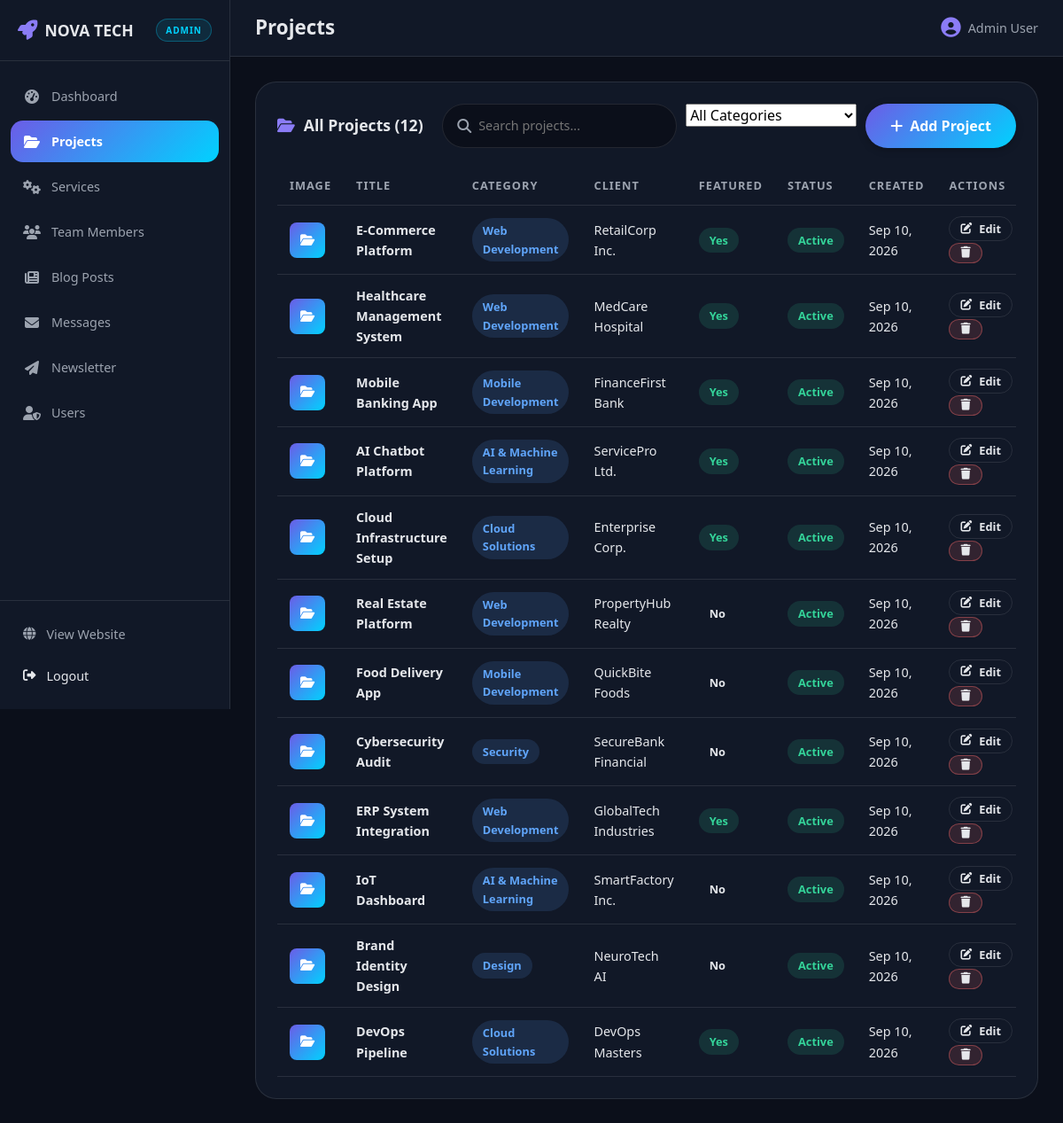
The app's page /admin/projects.php (signed in) with its own data.
### tables this page shows
CREATE TABLE IF NOT EXISTS projects (
    id INT AUTO_INCREMENT PRIMARY KEY,
    title VARCHAR(200) NOT NULL,
    description TEXT NOT NULL,
    full_description TEXT,
    image VARCHAR(500) DEFAULT NULL,
    category VARCHAR(100) NOT NULL,
    technologies JSON,
    client VARCHAR(200) DEFAULT NULL,
    project_url VARCHAR(500) DEFAULT NULL,
    is_featured TINYINT(1) DEFAULT 0,
    is_active TINYINT(1) DEFAULT 1,
    sort_order INT DEFAULT 0,
    created_at TIMESTAMP DEFAULT CURRENT_TIMESTAMP,
    updated_at TIMESTAMP DEFAULT CURRENT_TIMESTAMP ON UPDATE CURRENT_TIMESTAMP,
    INDEX idx_category (category),
    INDEX idx_featured (is_featured),
    INDEX idx_active (is_active)
);

### includes/functions.php (called while the page is built, shortened)
<?php
function sanitize($input) {
    return htmlspecialchars(trim($input), ENT_QUOTES, 'UTF-8');
}
function fetch_all($pdo, $sql, $params = []) {
    $stmt = $pdo->prepare($sql);
    $stmt->execute($params);
    return $stmt->fetchAll();
}
function format_date($date, $format = 'M d, Y') {
    return date($format, strtotime($date));
}

### admin/projects.php (the view, shortened to what this page needs)
<?php
require_once __DIR__ . '/../config/database.php';
require_once __DIR__ . '/../includes/functions.php';
$search = trim($_GET['search'] ?? '');
$where = [];
$params = [];
$where_sql = $where ? 'WHERE ' . implode(' AND ', $where) : '';
$projects = fetch_all($pdo, "
    SELECT * FROM projects $where_sql
    ORDER BY created_at DESC
", $params);
include __DIR__ . '/includes/layout_start.php';
?>
<div class="admin-panel">
    <div class="admin-panel__tools">
        <h2 class="admin-panel__title" style="margin:0;"><i class="fas fa-folder-open"></i> All Projects (<?= count($projects) ?>)</h2>
        <div style="display:flex;gap:10px;flex-wrap:wrap;">
            <form method="GET" class="admin-search">
                <i class="fas fa-search"></i>
                <input type="text" name="search" placeholder="Search projects..." value="<?= sanitize($search) ?>">
            </form>
            <form method="GET">
                <select name="category" class="admin-filter" onchange="this.form.submit()">
                    <option value="">All Categories</option>
                </select>
            </form>
            <button class="btn btn--primary" onclick="openModal('projectModal')">
                <i class="fas fa-plus"></i> Add Project
            </button>
        </div>
    </div>
    <div class="admin-table-wrap">
        <table class="admin-table">
            <thead>
                <tr>
                    <th>Image</th>
                    <th>Title</th>
                    <th>Category</th>
                    <th>Client</th>
                    <th>Featured</th>
                    <th>Status</th>
                    <th>Created</th>
                    <th>Actions</th>
                </tr>
            </thead>
            <tbody>
            <?php if (empty($projects)): ?>
                <tr><td colspan="8" style="text-align:center;padding:30px;color:var(--color-text-muted);">No projects found.</td></tr>
            <?php else: ?>
                <?php foreach ($projects as $project): ?>
                <tr>
                    <td>
                        <?php if ($project['image']): ?>
                            <img src="<?= base_url('uploads/projects/' . $project['image']) ?>" alt="<?= sanitize($project['title']) ?>">
                        <?php else: ?>
                            <span class="avatar-circle" style="border-radius:8px;"><i class="fas fa-folder-open"></i></span>
                        <?php endif; ?>
                    </td>
                    <td><strong><?= sanitize($project['title']) ?></strong></td>
                    <td><span class="badge badge--active"><?= sanitize($project['category']) ?></span></td>
                    <td><?= sanitize($project['client'] ?? '-') ?></td>
                    <td><?= $project['is_featured'] ? '<span class="badge badge--done">Yes</span>' : '<span class="badge">No</span>' ?></td>
                    <td><?= $project['is_active'] ? '<span class="badge badge--done">Active</span>' : '<span class="badge badge--pending">Hidden</span>' ?></td>
                    <td><?= format_date($project['created_at']) ?></td>
                    <td>
                        <button class="btn btn--ghost btn--sm" onclick="editProject(<?= $project['id'] ?>)">
                            <i class="fas fa-edit"></i> Edit
                        </button>
                        <form method="POST" onsubmit="return confirm('Delete this project? This cannot be undone.')" style="display:inline;">
                            <button type="submit" class="btn btn--danger btn--sm"><i class="fas fa-trash"></i></button>
                        </form>
                    </td>
                </tr>
                <?php endforeach; ?>
            <?php endif; ?>
            </tbody>
        </table>
    </div>
</div>
<?php include __DIR__ . '/includes/layout_end.php'; ?>

### css/style.css (style rules this page uses)
:root { --color-primary: #6c5ce7; --color-primary-dark: #5a4bd1; --color-primary-light: #8b7cf6; --color-accent: #00d2ff; --color-accent-2: #ff6b6b; --color-bg: #0b0f1a; --color-bg-2: #111827; --color-bg-3: #1a2234; --color-text: #e5e7eb; --color-text-muted: #9ca3af; --color-border: rgba(255, 255, 255, 0.1); --color-white: #ffffff; --gradient-primary: linear-gradient(135deg, var(--color-primary), var(--color-accent)); --gradient-text: linear-gradient(90deg, var(--color-primary-light), var(--color-accent)); --shadow-sm: 0 2px 8px rgba(0, 0, 0, 0.25); --shadow-md: 0 8px 24px rgba(0, 0, 0, 0.3); --shadow-lg: 0 16px 48px rgba(0, 0, 0, 0.4); --container-max: 1200px; --radius-sm: 8px; --radius-md: 14px; --radius-lg: 24px; --radius-full: 999px; --font-sans: 'Segoe UI', -apple-system, BlinkMacSystemFont, Roboto, Helvetica, Arial, sans-serif; --size-xs: 0.8rem; --size-sm: 0.9rem; --size-base: 1rem; --size-lg: 1.1rem; --size-xl: 1.4rem; --size-2xl: 2rem; --size-3xl: 2.8rem; --transition: all 0.3s ease; }
*, *::before, *::after { margin: 0; padding: 0; box-sizing: border-box; }
html { scroll-behavior: smooth; scroll-padding-top: 90px; }
body { font-family: var(--font-sans); background-color: var(--color-bg); color: var(--color-text); line-height: 1.6; overflow-x: hidden; }
button { font-family: inherit; cursor: pointer; border: none; background: none; color: inherit; }
input, textarea, select { font-family: inherit; font-size: var(--size-base); }
h1, h2, h3, h4, h5, h6 { line-height: 1.2; font-weight: 700; }
.btn { display: inline-flex; align-items: center; justify-content: center; gap: 8px; padding: 14px 28px; font-size: var(--size-base); font-weight: 600; border-radius: var(--radius-full); transition: var(--transition); white-space: nowrap; text-align: center; }
.btn--primary { background: var(--gradient-primary); color: var(--color-white); box-shadow: var(--shadow-sm); }
.btn--ghost { color: var(--color-text); border: 1px solid var(--color-border); }
.btn--sm { padding: 9px 20px; font-size: var(--size-sm); }
.badge { display: inline-block; padding: 4px 12px; font-size: var(--size-xs); font-weight: 600; border-radius: var(--radius-full); }
.badge--done { color: #34d399; background: rgba(52, 211, 153, 0.14); }
.badge--active { color: #60a5fa; background: rgba(96, 165, 250, 0.14); }

### css/animations.css (style rules this page uses)
.btn { position: relative; overflow: hidden; }
.btn::after { content: ""; position: absolute; top: 0; left: -100%; width: 60%; height: 100%; background: linear-gradient(90deg, transparent, rgba(255, 255, 255, 0.25), transparent); transform: skewX(-20deg); transition: left 0.5s ease; }

### admin/css/admin.css (style rules this page uses)
.admin-body { background: var(--color-bg); color: var(--color-text); min-height: 100vh; }
.admin-panel { background: var(--color-bg-2); border: 1px solid var(--color-border); border-radius: var(--radius-lg); padding: 24px; margin-bottom: 24px; }
.admin-panel__title { font-size: var(--size-lg); margin-bottom: 18px; display: flex; align-items: center; gap: 10px; }
.admin-panel__title i { color: var(--color-primary-light); }
.admin-panel__tools { display: flex; align-items: center; justify-content: space-between; flex-wrap: wrap; gap: 12px; margin-bottom: 20px; }
.admin-search { display: flex; align-items: center; gap: 8px; background: var(--color-bg); border: 1px solid var(--color-border); border-radius: var(--radius-full); padding: 8px 16px; min-width: 260px; }
.admin-search i { color: var(--color-text-muted); }
.admin-search input { flex: 1; background: none; border: none; outline: none; color: var(--color-text); font-size: var(--size-sm); }
.admin-table-wrap { overflow-x: auto; }
.admin-table { width: 100%; min-width: 620px; border-collapse: collapse; }
.admin-table th, .admin-table td { padding: 12px 14px; text-align: left; border-bottom: 1px solid var(--color-border); font-size: var(--size-sm); vertical-align: middle; }
.admin-table th { font-size: var(--size-xs); font-weight: 700; letter-spacing: 1px; text-transform: uppercase; color: var(--color-text-muted); white-space: nowrap; }
.admin-table tbody tr { transition: background 0.2s ease; }
.admin-table .btn--sm { padding: 4px 12px; font-size: var(--size-xs); }
.admin-table .avatar-circle { width: 40px; height: 40px; border-radius: 50%; display: inline-flex; align-items: center; justify-content: center; font-weight: 700; color: var(--color-white); background: var(--gradient-primary); }
.btn--danger { background: rgba(255, 107, 107, 0.14); color: var(--color-warm); border: 1px solid rgba(255, 107, 107, 0.4); }

### records on screen
projects: title "E-Commerce Platform", category "Web Development", client "RetailCorp Inc.", is_featured "Yes", is_active "Active", created_at "Sep 10, 2026"
projects: title "Healthcare Management System", category "Web Development", client "MedCare Hospital", is_featured "Yes", is_active "Active", created_at "Sep 10, 2026"
projects: title "Mobile Banking App", category "Mobile Development", client "FinanceFirst Bank", is_featured "Yes", is_active "Active", created_at "Sep 10, 2026"
projects: title "AI Chatbot Platform", category "AI & Machine Learning", client "ServicePro Ltd.", is_featured "Yes", is_active "Active", created_at "Sep 10, 2026"
projects: title "Cloud Infrastructure Setup", category "Cloud Solutions", client "Enterprise Corp.", is_featured "Yes", is_active "Active", created_at "Sep 10, 2026"
projects: title "Real Estate Platform", category "Web Development", client "PropertyHub Realty", is_featured "No", is_active "Active", created_at "Sep 10, 2026"
projects: title "Food Delivery App", category "Mobile Development", client "QuickBite Foods", is_featured "No", is_active "Active", created_at "Sep 10, 2026"
projects: title "Cybersecurity Audit", category "Security", client "SecureBank Financial", is_featured "No", is_active "Active", created_at "Sep 10, 2026"
projects: title "ERP System Integration", category "Web Development", client "GlobalTech Industries", is_featured "Yes", is_active "Active", created_at "Sep 10, 2026"
projects: title "IoT Dashboard", category "AI & Machine Learning", client "SmartFactory Inc.", is_featured "No", is_active "Active", created_at "Sep 10, 2026"
projects: title "Brand Identity Design", category "Design", client "NeuroTech AI", is_featured "No", is_active "Active", created_at "Sep 10, 2026"
projects: title "DevOps Pipeline", category "Cloud Solutions", client "DevOps Masters", is_featured "Yes", is_active "Active", created_at "Sep 10, 2026"

### other values on screen
$admin_page_title "Projects"
$_SESSION['user_name'] "Admin User"
count($projects) "12"
